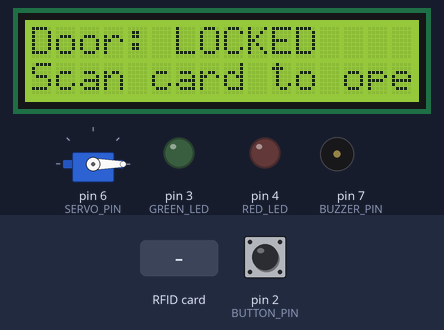
Recording of a sketch running on a simulated Arduino Uno, built with avr-gcc and run on an emulated ATmega328P. Shown: 16×2 character LCD, servo, output pins drawn as LEDs (lit = HIGH), buzzer (waves = sounding). The inputs (shaded band) are chosen by the test bench; at power-on: pin 2 (BUTTON_PIN) HIGH. Pins used as bus, display or sensor lines are not drawn; what the sketch prints to the serial monitor is not drawn.

Above: at 3.0 s.
3.1 s: pin 2 (BUTTON_PIN) pulled LOW for 0.15 s
At 4.4 s:
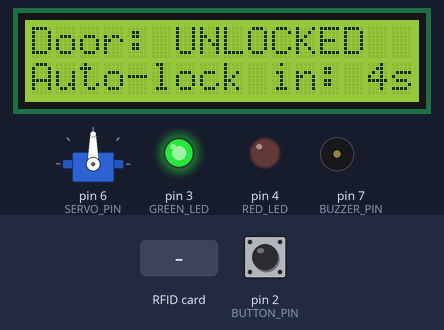
6.2 s: RFID card 5E 7A 19 C4 held to the reader
At 8.0 s:
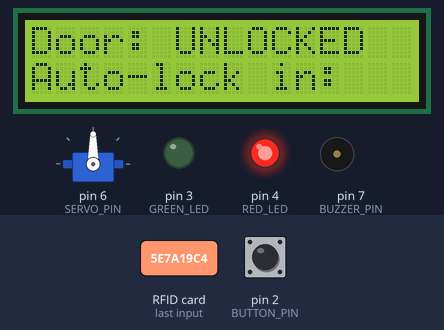
9.2 s: RFID card A1 B2 C3 D4 held to the reader
At 10.6 s:
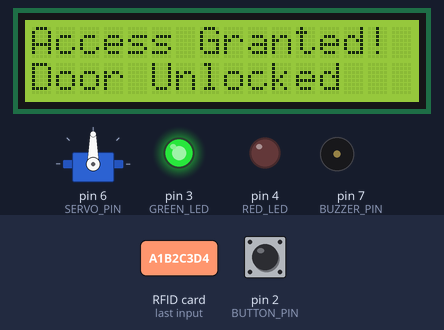
12.2 s: pin 2 (BUTTON_PIN) pulled LOW for 1 s
At 13.5 s:
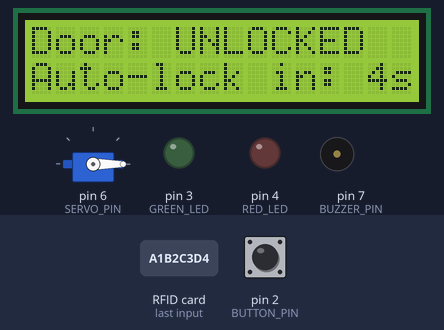
14.7 s: RFID card 5E 7A 19 C4 held to the reader
At 15.8 s:
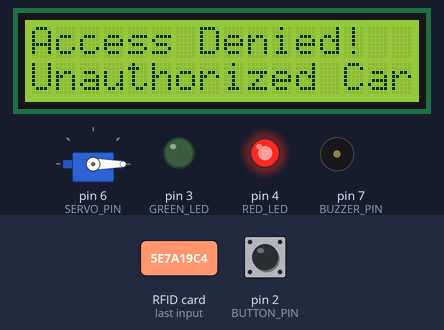
17.4 s: pin 2 (BUTTON_PIN) pulled LOW for 0.15 s
At 17.71 s:
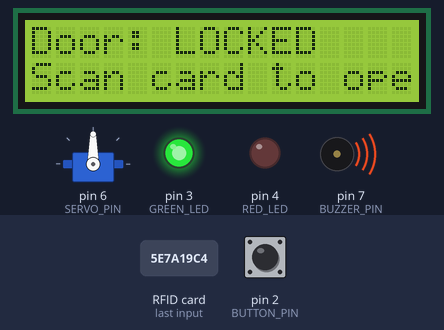
Timing chart, 0 to 20.4 s (numbered marks = the images above; inputs shaded):
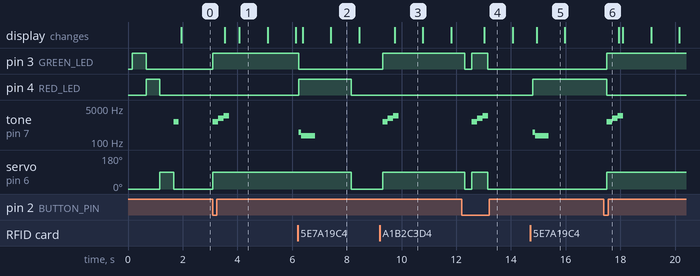

Measured:
- after the input at 3.1 s, pin 3 (GREEN_LED): LOW → HIGH at once; tone on pin 7 (BUZZER_PIN): silent → 1000 Hz at once, → 1500 Hz 0.20 s later, → 2000 Hz 0.20 s later, → silent 0.20 s later; servo on pin 6 (SERVO_PIN): 0° → 90° at once; the display: first changes after 0.44 s (image 1 shows a later state)
- after the input at 6.2 s, pin 3 (GREEN_LED): HIGH → LOW after 0.04 s instead of 2.0 s; pin 4 (RED_LED): LOW → HIGH at once, → LOW 1.9 s later; tone on pin 7 (BUZZER_PIN): silent → 300 Hz at once, → 200 Hz 0.10 s later, → silent 0.50 s later; the display: first changes after 0.19 s (image 2 shows a later state)
- after the input at 9.2 s, pin 3 (GREEN_LED): LOW → HIGH after 0.10 s; tone on pin 7 (BUZZER_PIN): silent → 1000 Hz after 0.10 s, → 1500 Hz 0.20 s later, → 2000 Hz 0.20 s later, → silent 0.20 s later; servo on pin 6 (SERVO_PIN): 0° → 90° after 0.10 s; the display: changes after 0.55 s (image 3)
- after the input at 12.2 s, pin 3 (GREEN_LED): HIGH → LOW after 0.11 s instead of 2.2 s; tone on pin 7 (BUZZER_PIN): silent → 1000 Hz after 0.36 s, → 1500 Hz 0.20 s later, → 2000 Hz 0.20 s later, → silent 0.20 s later; servo on pin 6 (SERVO_PIN): 90° → 0° after 0.11 s instead of 2.2 s
- after the input at 14.7 s, pin 4 (RED_LED): LOW → HIGH after 0.09 s; tone on pin 7 (BUZZER_PIN): silent → 300 Hz after 0.09 s, → 200 Hz 0.10 s later, → silent 0.50 s later; the display: changes after 0.24 s (image 5)
- after the input at 17.4 s, pin 3 (GREEN_LED): LOW → HIGH after 0.10 s; pin 4 (RED_LED): HIGH → LOW after 0.10 s; tone on pin 7 (BUZZER_PIN): silent → 1000 Hz after 0.10 s, → 1500 Hz 0.20 s later, → 2000 Hz 0.20 s later, → silent 0.20 s later; servo on pin 6 (SERVO_PIN): 0° → 90° after 0.10 s
- what the display in image 1 shows lasts 1.0 s, from 4.1 s to 5.1 s

The sketch:

code.ino
```cpp
/*
 * Smart Door Lock - RFID/NFC Access Control System
 *
 * Features:
 * - RFID/NFC card authentication
 * - Servo motor door lock control
 * - LCD display for status
 * - Buzzer for audio feedback
 * - LED indicators
 * - Multiple authorized cards
 * - Access logging
 *
 * Hardware Required:
 * - Arduino Uno/Nano
 * - RC522 RFID Module
 * - Servo Motor (SG90)
 * - 16x2 LCD Display
 * - Buzzer
 * - LEDs (Green, Red)
 * - Resistors
 * - Jumper wires
 *
 */

#include <SPI.h>
#include <MFRC522.h>
#include <LiquidCrystal_I2C.h>
#include <Servo.h>
#include <EEPROM.h>

// Pin definitions
#define RST_PIN 9
#define SS_PIN 10
#define SERVO_PIN 6
#define BUZZER_PIN 7
#define GREEN_LED 3
#define RED_LED 4
#define BUTTON_PIN 2

// Initialize components
MFRC522 mfrc522(SS_PIN, RST_PIN);
LiquidCrystal_I2C lcd(0x27, 16, 2);
Servo doorServo;

// Door states
bool doorLocked = true;
bool accessGranted = false;

// Authorized card UIDs (replace with your card UIDs)
String authorizedCards[] = {
  "A1B2C3D4",  // Card 1
  "E5F6G7H8",  // Card 2
  "I9J0K1L2"   // Card 3
};
int numAuthorizedCards = 3;

// Timing variables
unsigned long lastAccessTime = 0;
unsigned long doorOpenTime = 0;
const unsigned long DOOR_OPEN_DURATION = 5000; // 5 seconds

// Button debouncing
unsigned long lastButtonPress = 0;
const unsigned long DEBOUNCE_DELAY = 200;

void setup() {
  Serial.begin(9600);

  // Initialize SPI and RFID
  SPI.begin();
  mfrc522.PCD_Init();

  // Initialize LCD
  lcd.init();
  lcd.backlight();

  // Initialize servo
  doorServo.attach(SERVO_PIN);
  doorServo.write(0); // Locked position

  // Initialize pins
  pinMode(BUZZER_PIN, OUTPUT);
  pinMode(GREEN_LED, OUTPUT);
  pinMode(RED_LED, OUTPUT);
  pinMode(BUTTON_PIN, INPUT_PULLUP);

  // Initial display
  lcd.clear();
  lcd.setCursor(0, 0);
  lcd.print("Smart Door Lock");
  lcd.setCursor(0, 1);
  lcd.print("Scan your card");

  Serial.println("Smart Door Lock System Started");
  Serial.println("Scan your RFID card...");

  // Test sequence
  performStartupTest();
}

void loop() {
  // Check for RFID card
  if (mfrc522.PICC_IsNewCardPresent() && mfrc522.PICC_ReadCardSerial()) {
    handleRFIDCard();
    delay(1000); // Prevent multiple reads
  }

  // Check for manual unlock button
  if (digitalRead(BUTTON_PIN) == LOW && millis() - lastButtonPress > DEBOUNCE_DELAY) {
    lastButtonPress = millis();
    handleManualUnlock();
  }

  // Auto-lock door after timeout
  if (!doorLocked && millis() - doorOpenTime > DOOR_OPEN_DURATION) {
    lockDoor();
  }

  // Update display
  updateDisplay();

  delay(100);
}

void handleRFIDCard() {
  String cardUID = getCardUID();
  Serial.println("Card detected: " + cardUID);

  // Check if card is authorized
  if (isAuthorizedCard(cardUID)) {
    grantAccess();
    logAccess(cardUID, true);
  } else {
    denyAccess();
    logAccess(cardUID, false);
  }
}

String getCardUID() {
  String cardUID = "";
  for (byte i = 0; i < mfrc522.uid.size; i++) {
    if (mfrc522.uid.uidByte[i] < 0x10) {
      cardUID += "0";
    }
    cardUID += String(mfrc522.uid.uidByte[i], HEX);
  }
  cardUID.toUpperCase();
  return cardUID;
}

bool isAuthorizedCard(String cardUID) {
  for (int i = 0; i < numAuthorizedCards; i++) {
    if (cardUID == authorizedCards[i]) {
      return true;
    }
  }
  return false;
}

void grantAccess() {
  accessGranted = true;
  doorLocked = false;
  doorOpenTime = millis();

  // Unlock door
  doorServo.write(90); // Unlocked position

  // Visual and audio feedback
  digitalWrite(GREEN_LED, HIGH);
  digitalWrite(RED_LED, LOW);
  playSuccessSound();

  // Display success message
  lcd.clear();
  lcd.setCursor(0, 0);
  lcd.print("Access Granted!");
  lcd.setCursor(0, 1);
  lcd.print("Door Unlocked");

  Serial.println("Access Granted - Door Unlocked");
}

void denyAccess() {
  accessGranted = false;

  // Visual and audio feedback
  digitalWrite(GREEN_LED, LOW);
  digitalWrite(RED_LED, HIGH);
  playErrorSound();

  // Display error message
  lcd.clear();
  lcd.setCursor(0, 0);
  lcd.print("Access Denied!");
  lcd.setCursor(0, 1);
  lcd.print("Unauthorized Card");

  Serial.println("Access Denied - Unauthorized Card");
}

void lockDoor() {
  doorLocked = true;
  accessGranted = false;

  // Lock door
  doorServo.write(0); // Locked position

  // Turn off LEDs
  digitalWrite(GREEN_LED, LOW);
  digitalWrite(RED_LED, LOW);

  Serial.println("Door Auto-Locked");
}

void handleManualUnlock() {
  if (doorLocked) {
    grantAccess();
    Serial.println("Manual Unlock Activated");
  } else {
    lockDoor();
    Serial.println("Manual Lock Activated");
  }
}

void playSuccessSound() {
  // Success melody
  tone(BUZZER_PIN, 1000, 200);
  delay(200);
  tone(BUZZER_PIN, 1500, 200);
  delay(200);
  tone(BUZZER_PIN, 2000, 200);
}

void playErrorSound() {
  // Error melody
  tone(BUZZER_PIN, 300, 500);
  delay(100);
  tone(BUZZER_PIN, 200, 500);
}

void updateDisplay() {
  static unsigned long lastDisplayUpdate = 0;

  if (millis() - lastDisplayUpdate > 1000) {
    lastDisplayUpdate = millis();

    if (doorLocked) {
      lcd.clear();
      lcd.setCursor(0, 0);
      lcd.print("Door: LOCKED");
      lcd.setCursor(0, 1);
      lcd.print("Scan card to open");
    } else {
      lcd.clear();
      lcd.setCursor(0, 0);
      lcd.print("Door: UNLOCKED");
      lcd.setCursor(0, 1);
      lcd.print("Auto-lock in: ");
      int remainingTime = (DOOR_OPEN_DURATION - (millis() - doorOpenTime)) / 1000;
      if (remainingTime > 0) {
        lcd.print(remainingTime);
        lcd.print("s");
      }
    }
  }
}

void logAccess(String cardUID, bool granted) {
  // Simple logging to Serial
  Serial.print("Access Log - ");
  Serial.print(millis());
  Serial.print(" - Card: ");
  Serial.print(cardUID);
  Serial.print(" - ");
  Serial.println(granted ? "GRANTED" : "DENIED");

  // You can extend this to save to EEPROM or send to server
}

void performStartupTest() {
  // Test sequence on startup
  lcd.clear();
  lcd.setCursor(0, 0);
  lcd.print("System Test...");

  // Test LEDs
  digitalWrite(GREEN_LED, HIGH);
  delay(500);
  digitalWrite(GREEN_LED, LOW);
  digitalWrite(RED_LED, HIGH);
  delay(500);
  digitalWrite(RED_LED, LOW);

  // Test servo
  doorServo.write(90);
  delay(500);
  doorServo.write(0);

  // Test buzzer
  tone(BUZZER_PIN, 1000, 200);
  delay(200);
  noTone(BUZZER_PIN);

  lcd.clear();
  lcd.setCursor(0, 0);
  lcd.print("System Ready!");
  lcd.setCursor(0, 1);
  lcd.print("Scan your card");

  Serial.println("System startup test completed");
}
```
